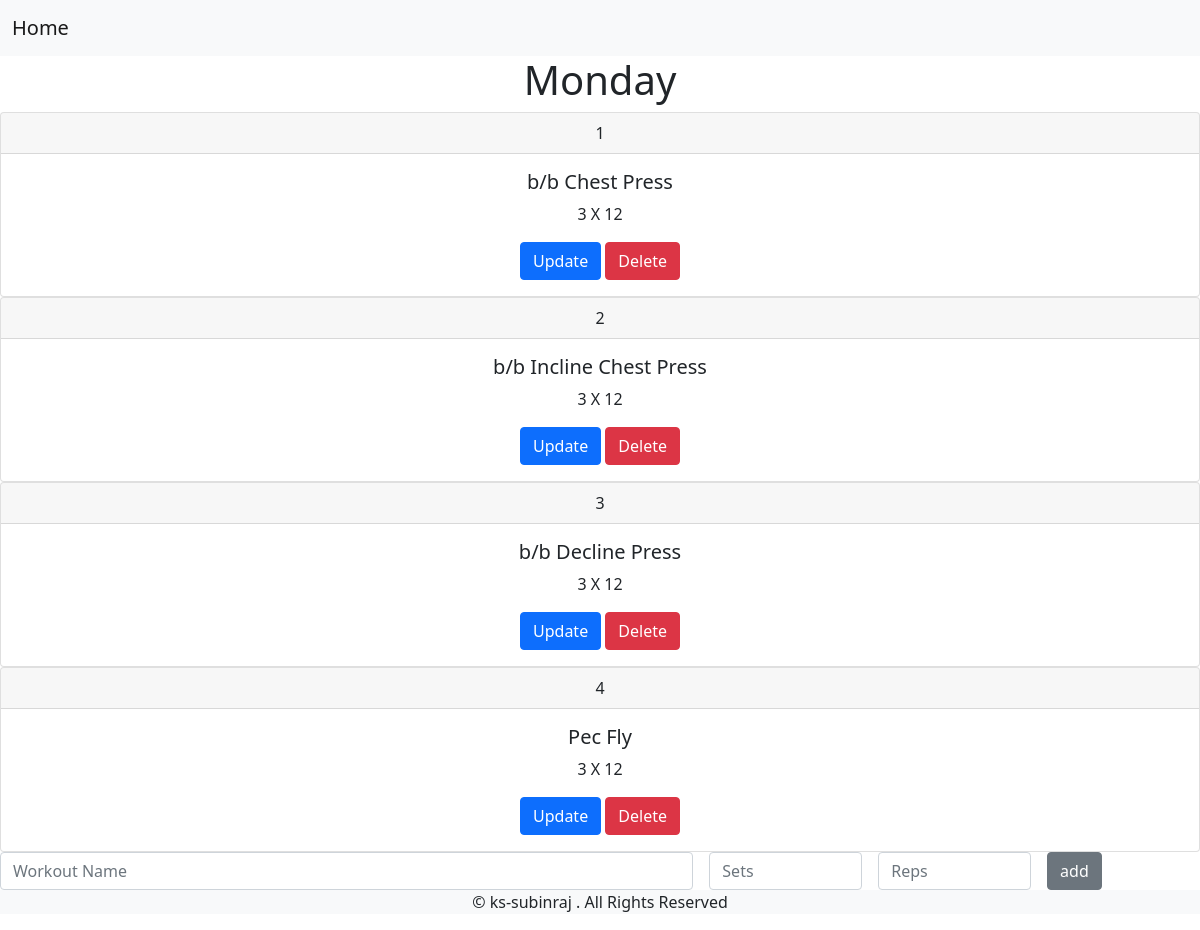
Screenshot of /monday with the database file from the repository.
### fitapp/models.py (models this page shows)
class Workout(models.Model):
    Monday = 'monday'
    Tuesday = 'tuesday'
    Wednesday = 'wednesday'
    Thursday = 'thursday'
    Friday = 'friday'
    Saturday = 'saturday'
    Sunday = 'sunday'
    DAY_CHOICES = [
        (Monday, 'Monday'),
        (Tuesday, 'Tuesday'),
        (Wednesday, 'Wednesday'),
        (Thursday, 'Thursday'),
        (Friday, 'Friday'),
        (Saturday, 'Saturday'),
        (Sunday, 'Sunday')
    ]
    Day = models.CharField(
        max_length=10,
        choices=DAY_CHOICES,
        default=1,
    )
    slug = models.SlugField(max_length=100)
    name = models.CharField(max_length=100)
    sets = models.IntegerField(default=3)
    reps = models.IntegerField(default=15)

### fitapp/views.py (the view)
# urls.py: path('',views.main_page_view,name='main_page'),
def main_page_view(request,slug=None):
    obj = None
    if slug is not None:
        obj = Workout.objects.all().filter(slug=slug)
    return render(request,'main_page.html',{'obj':obj,'slug':slug})

### templates/main_page.html (shortened to what this page needs)
{% extends 'base.html' %}
{% block content %}
{% if obj %}
<h1 class="text-center">{{slug|title}}</h1>
{% for i in obj %}
<div class="card text-center">
  <div class="card-header">
    {{ forloop.counter }}
  </div>
  <div class="card-body">
    <h5 class="card-title">{{i.name}}</h5>
    <p class="card-text">{{i.sets}} X {{i.reps}}</p>
    <a href="{% url 'fitapp:update' i.id %}" class="btn btn-primary">Update</a>
    <a href="{% url 'fitapp:delete' i.id %}" class="btn btn-danger">Delete</a>
  </div>
</div>
{% endfor %}
{% endif %}
{% if obj %}
<form action="{% url 'fitapp:add_workout' %}" method="post" enctype="multipart/form-data">
<div class="row g-3">
  <div class="col-sm-7">
    <input type="text" name='name' class="form-control" placeholder="Workout Name" aria-label="Workout Name">
  </div>
  <div class="col-sm">
    <input type="text" name='sets' class="form-control" placeholder="Sets" aria-label="Sets">
  </div>
  <div class="col-sm">
    <input type="text" name='reps' class="form-control" placeholder="Reps" aria-label="Reps">
  </div>
  <div class="col-sm">
    <input class="btn btn-secondary" type='submit' value='add'>
  </div>
</div>
</form>
{% endif %}
{% endblock %}

### rows the page displays
Workout: name "b/b Chest Press", sets "3", reps "12"
Workout: name "b/b Incline Chest Press", sets "3", reps "12"
Workout: name "b/b Decline Press", sets "3", reps "12"
Workout: name "Pec Fly", sets "3", reps "12"

### other values shown
{{ slug|title }} "Monday"
